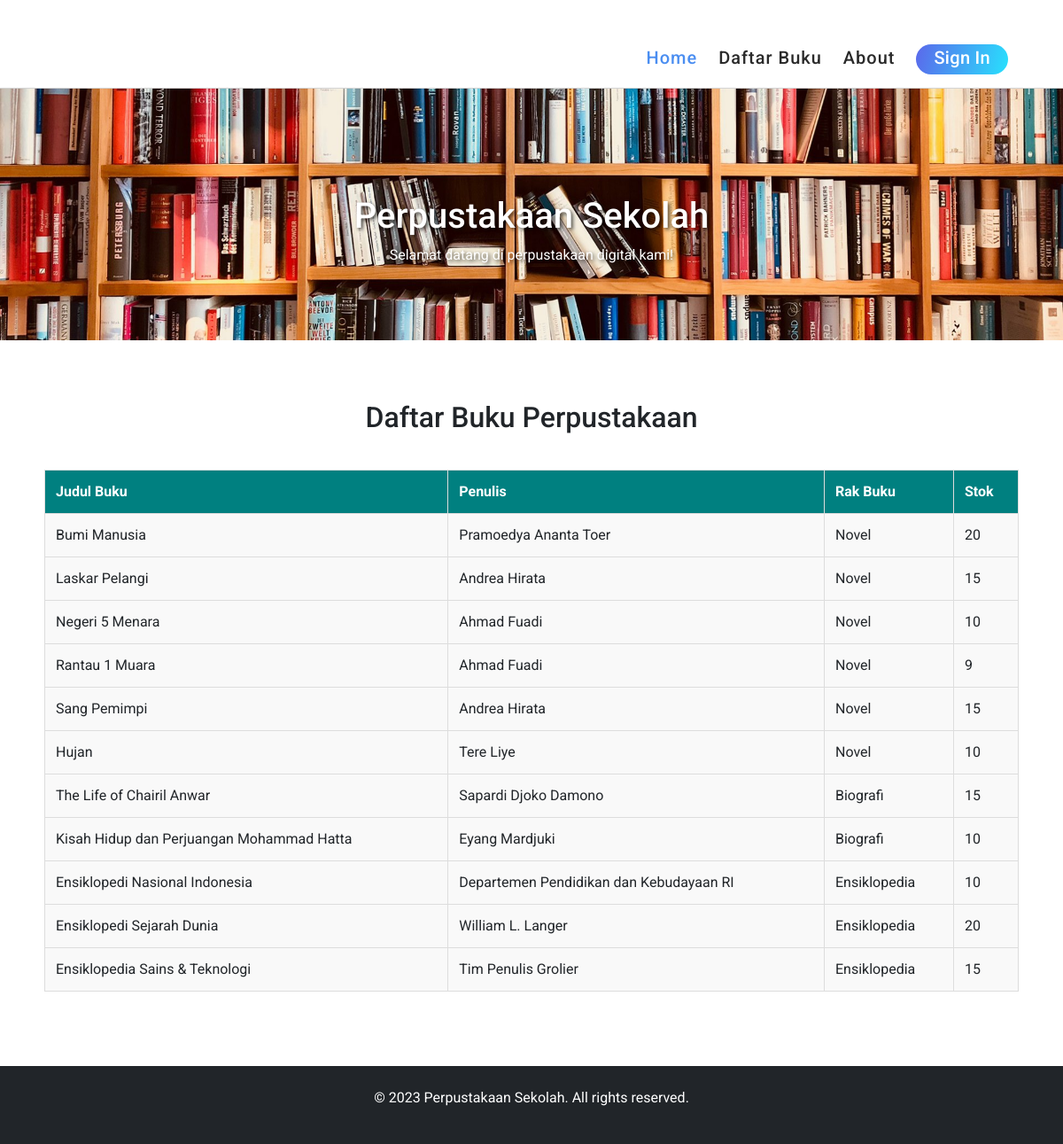
The page / on the database its author committed.
### tables this page shows
CREATE TABLE `books` (
  `id` int(11) NOT NULL,
  `title` varchar(255) NOT NULL,
  `author` varchar(255) DEFAULT NULL,
  `shelf` varchar(50) DEFAULT NULL,
  `stok` int(11) NOT NULL
);

### index.php (the view, shortened to what this page needs)
<?php
include 'config/db.php';
$query = "SELECT * FROM books";
$result = $conn->query($query);
?>
<!DOCTYPE html>
<html lang="id">
<head>
    <link rel="stylesheet" href="https://cdn.jsdelivr.net/npm/bootstrap@5.3.0-alpha1/dist/css/bootstrap.min.css">
    <link rel="stylesheet" href="assets/css/style.css">
    <link rel="stylesheet" href="assets/css/header.css">
</head>
<body>
    <header class="header-area header-sticky wow slideInDown" data-wow-duration="0.75s" data-wow-delay="0s">
        <div class="container">
            <div class="row">
                <div class="col-12">
                    <nav class="main-nav">
                        <ul class="nav">
                            <li class="scroll-to-section"><a href="#" class="active">Home</a></li>
                            <li class="scroll-to-section"><a href="user_dashboard.php">Daftar Buku</a></li>
                            <li class="scroll-to-section"><a href="#about">About</a></li>
                            <li class="gradient-button"><a href="login.php">Sign In</a></li>
                        </ul>
                    </nav>
                </div>
            </div>
        </div>
    </header>
    <div class="main-banner">
        <div class="py-5 text-black text-center" id="judul">
            <div class="container">
                <h1>Perpustakaan Sekolah</h1>
                <p>Selamat datang di perpustakaan digital kami!</p>
            </div>
        </div>
        <div class="container my-5">
            <div class="row mb-4">
                <div class="col text-center">
                    <h2>Daftar Buku Perpustakaan</h2>
                </div>
            </div>
            <div class="row" id="daftarBuku">
                <div class="col">
                    <table class="table table-bordered table-hover">
                        <thead class="table-dark">
                            <tr>
                                <th>Judul Buku</th>
                                <th>Penulis</th>
                                <th>Rak Buku</th>
                                <th>Stok</th>
                            </tr>
                        </thead>
                        <tbody>
                            <?php
                            if ($result->num_rows > 0) {
                                while ($book = $result->fetch_assoc()) {
                                    echo "<tr>";
                                    echo "<td>" . $book['title'] . "</td>";
                                    echo "<td>" . $book['author'] . "</td>";
                                    echo "<td>" . $book['shelf'] . "</td>";
                                    echo "<td>" . $book['stok'] . "</td>";
                                    echo "</tr>";
                                }
                            } else {
                                echo "<tr><td colspan='4' class='text-center'>Tidak ada buku tersedia.</td></tr>";
                            }
                            ?>
                        </tbody>
                    </table>
                </div>
            </div>
        </div>
    </div>
    <footer class="bg-dark text-white text-center py-4">
        <p>&copy; 2023 Perpustakaan Sekolah. All rights reserved.</p>
    </footer>
</body>
</html>

### assets/css/style.css (style rules this page uses)
body { font-family: 'Roboto', sans-serif; background-color: #ffffff; }
.container { padding: 20px; }
.table { width: 100%; border-collapse: collapse; }
.table th, .table td { border: 1px solid #ddd; padding: 12px; }
.table th { background-color: #008080 !important; color: white; text-align: left; }
.table td { background-color: #f9f9f9; }
.main-banner { padding-top: 100px !important; }
a { text-decoration: none; }
#judul { padding-top: 100px !important; background-image: url('../img/bg.jpg'); background-size: cover; background-position: center; background-repeat: no-repeat; color: white; text-shadow: 2px 2px 4px rgba(0, 0, 0, 0.7); }
#judul h1, #judul p { color: #fff !important; }

### assets/css/header.css (style rules this page uses)
.header-area { background-color: transparent; border-bottom: 1px solid rgba(42,42,42,0.2); position: absolute; left: 0px; right: 0px; z-index: 100; height: 100px; -webkit-transition: all .5s ease 0s; -moz-transition: all .5s ease 0s; -o-transition: all .5s ease 0s; transition: all .5s ease 0s; }
.header-area .main-nav { min-height: 80px; background: transparent; }
.header-area .main-nav .nav { float: right; margin-top: 30px; margin-right: 0px; background-color: transparent; -webkit-transition: all 0.3s ease 0s; -moz-transition: all 0.3s ease 0s; -o-transition: all 0.3s ease 0s; transition: all 0.3s ease 0s; position: relative; z-index: 999; }
.header-area .main-nav .nav li { padding-left: 20px; padding-right: 20px; }
.header-area .main-nav .nav li:last-child a , .background-header .main-nav .nav li:last-child a, .header-area .main-nav .nav li:nth-child(6) a , .background-header .main-nav .nav li:nth-child(6) a { padding: 0px 20px !important; font-weight: 400; }
.header-area .main-nav .nav li a { display: block; font-weight: 500; font-size: 20px; color: #2a2a2a; text-transform: capitalize; -webkit-transition: all 0.3s ease 0s; -moz-transition: all 0.3s ease 0s; -o-transition: all 0.3s ease 0s; transition: all 0.3s ease 0s; height: 34px; line-height: 31px; border: transparent; letter-spacing: 1px; }
.header-area .main-nav .nav li:hover a, .header-area .main-nav .nav li a.active { color: #4b8ef1!important; }
.header-area.header-sticky { min-height: 80px; }
.header-area .nav { margin-top: 30px; }
.header-area.header-sticky .nav li a.active { color: #4b8ef1; }
@media (max-width: 1200px) { .header-area .main-nav .nav li { padding-left: 12px; padding-right: 12px; } }
@media (max-width: 1200px) { .header-area .main-nav:before { display: none; } }
@media (min-width: 767px) { .header-area .main-nav .nav { display: flex !important; } }
.gradient-button a { display: inline-block !important; padding: 10px 20px !important; color: #fff !important; text-transform: capitalize; font-size: 15px; background: rgb(19,175,240); background: linear-gradient(105deg, rgba(91,104,235,1) 0%, rgba(40,225,253,1) 100%); border-radius: 23px; font-weight: 500 !important; letter-spacing: 0.3px !important; transition: all .5s; }
.header-area .nav { list-style: none; padding-left: 0; margin: 0; }

### rows shown on the page
books: title "Bumi Manusia", author "Pramoedya Ananta Toer", shelf "Novel", stok "20"
books: title "Laskar Pelangi", author "Andrea Hirata", shelf "Novel", stok "15"
books: title "Negeri 5 Menara", author "Ahmad Fuadi", shelf "Novel", stok "10"
books: title "Rantau 1 Muara", author "Ahmad Fuadi", shelf "Novel", stok "9"
books: title "Sang Pemimpi", author "Andrea Hirata", shelf "Novel", stok "15"
books: title "Hujan", author "Tere Liye", shelf "Novel", stok "10"
books: title "The Life of Chairil Anwar", author "Sapardi Djoko Damono", shelf "Biografi", stok "15"
books: title "Kisah Hidup dan Perjuangan Mohammad Hatta", author "Eyang Mardjuki", shelf "Biografi", stok "10"
books: title "Ensiklopedi Nasional Indonesia", author "Departemen Pendidikan dan Kebudayaan RI", shelf "Ensiklopedia", stok "10"
books: title "Ensiklopedi Sejarah Dunia", author "William L. Langer", shelf "Ensiklopedia", stok "20"
books: title "Ensiklopedia Sains & Teknologi", author "Tim Penulis Grolier", shelf "Ensiklopedia", stok "15"
